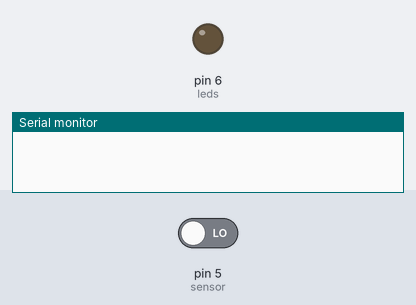
A sketch run on a simulated Arduino Uno, built with avr-gcc and run on an emulated ATmega328P. Shown: output pins drawn as LEDs (lit = HIGH), the last lines printed to the serial monitor. The inputs (shaded band) are chosen by the test bench; at power-on: pin 5 (sensor) LOW.

Above: at 1.8 s.
1.9 s: pin 5 (sensor) driven HIGH
At 3.2 s:
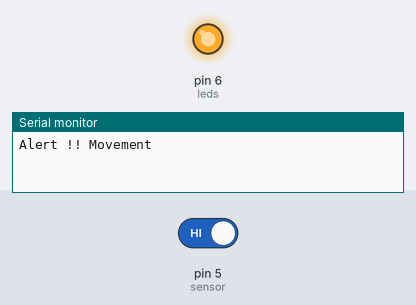
3.5 s: pin 5 (sensor) driven LOW
At 4.5 s:
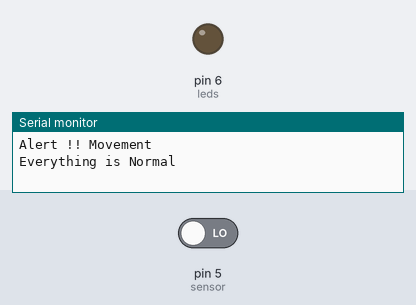
Timing chart, 0 to 6.5 s (numbered marks = the images above; inputs shaded):
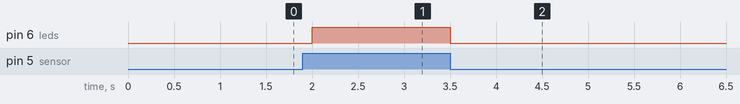

The sketch:

pir_sensor_and_leds.ino
```cpp
int sensor = 5;		//pin for PIR sensor
int val;			//val we get from the sensor (0 or 1)
int leds = 6;		//two leds connected to same pin
int state = 0;		//kind of a flag

void setup(){
  pinMode(leds,OUTPUT);
  pinMode(sensor,INPUT);
  Serial.begin(9600);
}

void loop(){
  val = digitalRead(sensor);	//reading the value from sensor

  /*Here additionally we are trying to detect any movement which happens
  and then further print it in the serial monitor.*/

  if(val==HIGH){
    digitalWrite(leds,HIGH);
    delay(500);
    if(state==0){
      Serial.println("Alert !! Movement");
      state=1;
    }

  }else{
    digitalWrite(leds,LOW);
    delay(500);
    if(state==1){
      Serial.println("Everything is Normal");
      state=0;
    }
  }
}
```

Measured:
- after the input at 1.9 s, pin 6 (leds): LOW → HIGH after 0.10 s
- after the input at 3.5 s, pin 6 (leds): HIGH → LOW at once
